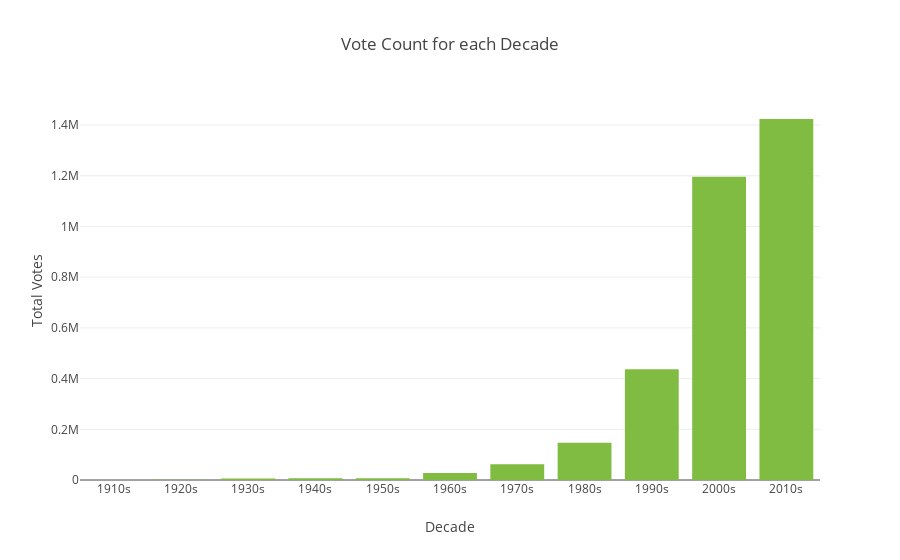

Here is the notebook cell this chart was saved with:
### Code cell
bar_data = [go.Bar(x=df_by_vote['decade']\
                   , y=df_by_vote["vote_count"],
                     marker=dict(
                        color='rgb(127,188,65)'
                    ))]

py.offline.iplot({ 'data': bar_data,
            'layout': {
               'title': 'Vote Count for each Decade',
               'xaxis': {
                 'title': 'Decade'},
               'yaxis': {
                'title': 'Total Votes'}
        }})

### Figure 1 — Plotly figure (JSON) as saved in the notebook; plotly's stock layout.template omitted (floating-point values rounded to 4 significant figures)
{"data": [{"marker": {"color": "rgb(127,188,65)"}, "type": "bar", "uid": "954f829a-95f0-4125-b747-e1b1d4a3c059", "x": ["1910s", "1920s", "1930s", "1940s", "1950s", "1960s", "1970s", "1980s", "1990s", "2000s", "2010s"], "y": [60, 742, 6182, 7325, 7203, 27730, 62479, 146993, 436488, 1195879, 1423967]}], "layout": {"title": {"text": "Vote Count for each Decade"}, "xaxis": {"title": {"text": "Decade"}}, "yaxis": {"title": {"text": "Total Votes"}}}}
